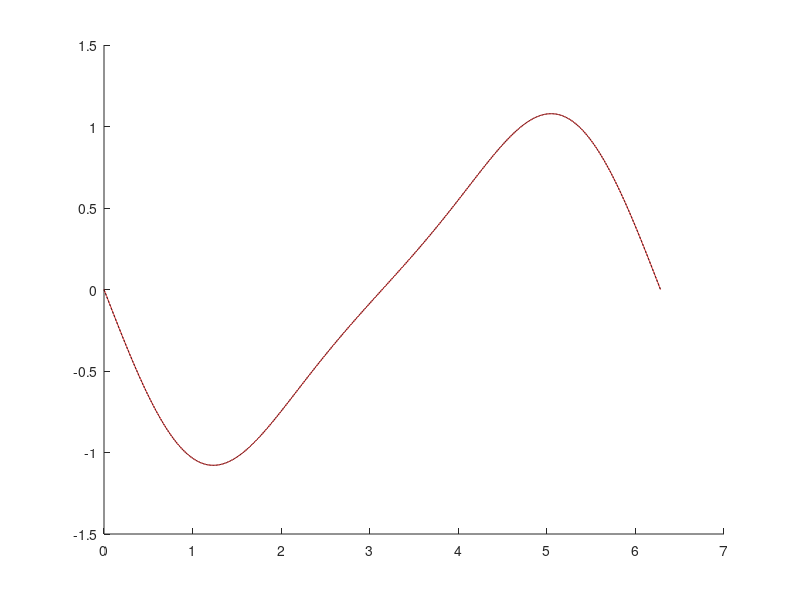
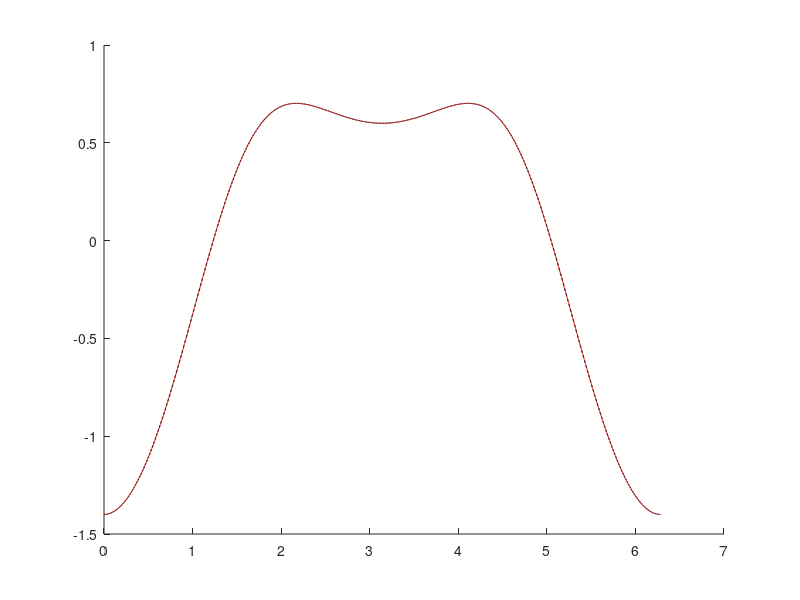
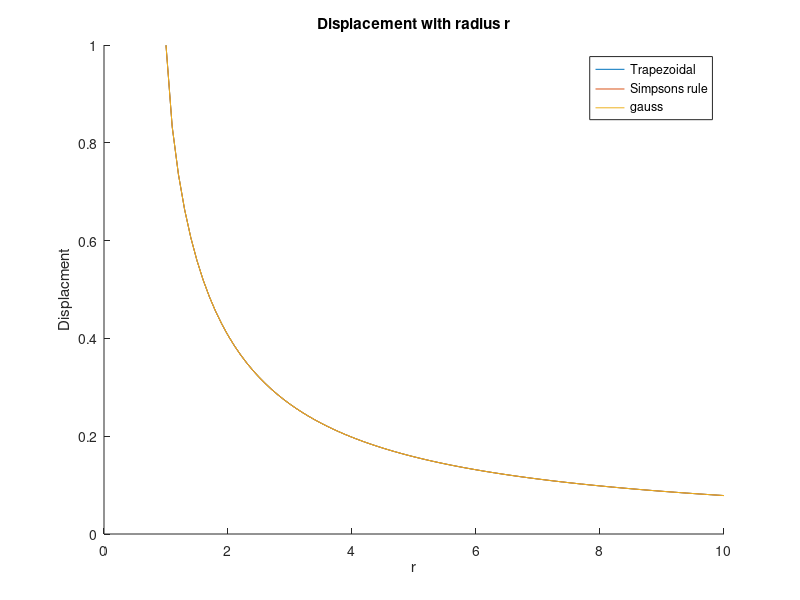
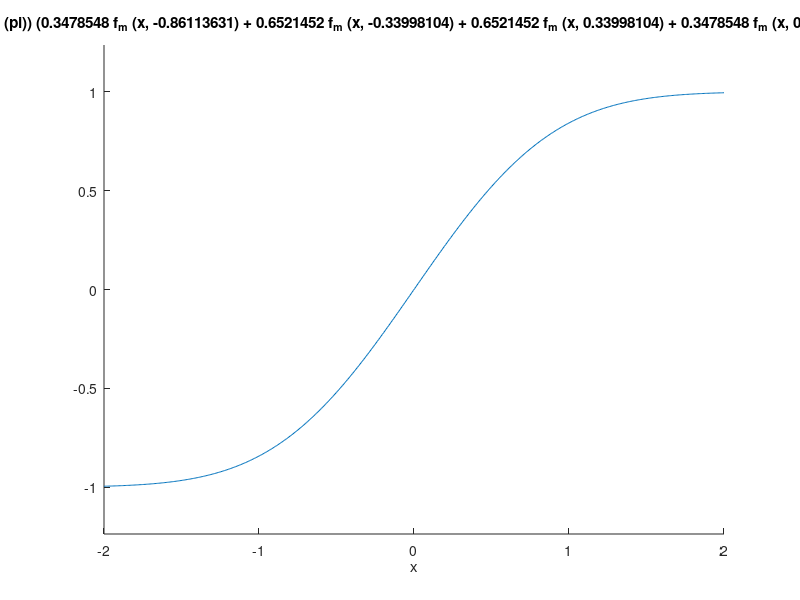

The MATLAB script that drew these images, in order: (Note: this script raises an error after producing the figures.)
%%%%%%%%%%%%%%%%%%%%%%%%%%%%%%%%%%%%%%%%%%%%%%%%%%%%%%%%%%%%%%%%%%%%%%%%%%
%                 Problem Set 4                                          %
%            Joshua Fung 1000590443                                      %
%%%%%%%%%%%%%%%%%%%%%%%%%%%%%%%%%%%%%%%%%%%%%%%%%%%%%%%%%%%%%%%%%%%%%%%%%%
clc; clear all; close all; format compact;
%% Question 1
R = 1; h = 0.001; 
the = 0:h:2*pi;
f_the = @(the) R * (cos(the) + sqrt((2.5 ^ 2) - (sin(the) .^ 2)));

% Velocity Two point central & MATLAB diff
dx_dthe_2pc = @(the) ((f_the(the+h)) - (f_the(the-h))) ./ (2 * h);
% MATLAB diff()
dx_dthe = diff(f_the(the)) ./ h;

Q1_v = figure;
hold on
plot(the,dx_dthe_2pc(the), 'r');
plot(the(1:end-1),dx_dthe, 'k--');

% Accelration Four Point Forward & MATLAB diff
d2x_dthe2_4pf = @(the) (f_the(the) - (2 * f_the(the + h)) + f_the(the + (2 * h))) ./ (h^2);
% MATLAB diff()
d2x_dthe2 = diff(dx_dthe) ./ h;

Q1_a = figure;
hold on 
plot(the, d2x_dthe2_4pf(the), 'r');
plot(the(1:end-2), d2x_dthe2, 'k--');

%% Question 2
a = 1;
h = pi / 180;
lower = 0;
upper = pi / 2;
x = lower:h:upper;

val = @(r,v) ((cos(v).^2) ./ sqrt((r/a).^2 - sin(v).^2));
v = val(1,x);
w0_tra = h * (v(1) + v(end-1)) / 2 + h * sum(v(2:end-2));
w0_sim = h * (v(1) + 4 * sum(v(2:2:end-2)) + 2 * sum(v(3:2:end-2)) + v(end-1)) / 3;
w0_gauss = quad(@(v)((cos(v).^2) ./ sqrt((1).^2 - sin(v).^2)),lower,upper-h);
i = 1;
for r = (1 * a):(0.1 * a):(10 * a);
    v = val(r,x);
    inte_tra(i) = w0_tra * (h * (v(1) + v(end-1)) / 2 + h * sum(v(2:end-2)));
    inte_sim(i) = w0_sim * h * (v(1) + 4 * sum(v(2:2:end-2)) + 2 * sum(v(3:2:end-2)) + v(end-1)) / 3;
    
    quad_val = @(v) ((cos(v).^2) ./ sqrt((r/a).^2 - sin(v).^2));
    inte_gauss(i) = w0_gauss * quad(quad_val,lower,upper-h);
    i = i + 1;
end

% Q2a = figure
% plot(x,val(1,x))

Q2a = figure;
hold on
plot((1 * a):(0.1 * a):(10 * a),inte_tra);
plot((1 * a):(0.1 * a):(10 * a),inte_sim);
plot((1 * a):(0.1 * a):(10 * a),inte_gauss);
title 'Displacement with radius r'
legend('Trapezoidal','Simpsons rule','gauss')
xlabel('r');
ylabel('Displacment')
% Part b
f_m = @(x,f) x .* exp(-(x .* (f + 1) ./ 2).^2) ./ 2;
erf = @(x) (2/sqrt(pi)) .* (0.3478548 .* f_m(x,-0.86113631) + 0.6521452 * f_m(x,-0.33998104) + 0.6521452...
    .* f_m(x, 0.33998104) + 0.3478548 .* f_m(x, 0.86113631));

Q2b = figure; 
hold on
ezplot(erf,[-2,2])

fprintf('Gauss erf -1: %6.6d, 2: %6.6d\n',erf(-1),erf(2));

erf_m = @(x) (2/sqrt(pi))*quad(@(t)(exp(-t.^2)), 0, x);
disp(['MATLAB erf -1: ', num2str(erf_m(-1)),', 2: ' num2str(erf_m(2))]);

% Part c
disp (['Part c: ', num2str(dblquad(@(x,y)sin(pi .* x), 0,1,0,1))])
disp(' ');
%% Question 3
syms x sym_r y

disp('Question 3, symbolic');

% Q1
f_q1 = R * (cos(x) + sqrt((2.5 ^ 2) - (sin(x) .^ 2)))
dfq1_dx = diff(f_q1,x)
d2fq1_dx2 = diff(dfq1_dx, x)

% figure(Q1_v)
ezplot(dfq1_dx,[0,2*pi], Q1_v)
hold on 
legend('Two Point Central','MATLAB diff()','symbolic');
title('Q1 Velocity wrt theta');
xlabel('theta');
ylabel('dx/dtheta');

% figure(Q1_a)
ezplot(d2fq1_dx2,[0,2*pi], Q1_a)
hold on
legend('Four Point Forawrd','MATLAB diff()');
title('Q1 Accelration wrt theta');
xlabel('theta');
ylabel('dx2/d2theta');

% Q2-a
w0 = int((cos(x).^2) ./ sqrt((a/a).^2 - sin(x).^2), 0, pi / 2)
int_fq2a = w0 * int((cos(x).^2) ./ sqrt((sym_r/a).^2 - sin(x).^2), x, 0, (pi / 2)-h)

% Q2-b
f_q2b = (2 / sqrt(pi)) * int(exp(-x^2),0,x)

% figure(Q2b)
ezplot(f_q2b,[-2,2], Q2b)
legend('erf Gauss','erf symbolic');
title('Erf');
xlabel('x');
ylabel('erf(x)');

% Q2-c
f_q2c = sin(pi * x);
int_fq2c = int(f_q2c, x, 0, y);
int_int_fq2c = int(int_fq2c, y, 0, 1)

print(Q1_v,'-dpng','-r150','Question1_velocity_josh.png');
print(Q1_a,'-dpng','-r150','Question1_acceleration_josh.png');
print(Q2a,'-dpng','-r150','Question2_displacement_josh.png');
print(Q2b,'-dpng','-r150','Question2_erf_josh.png');